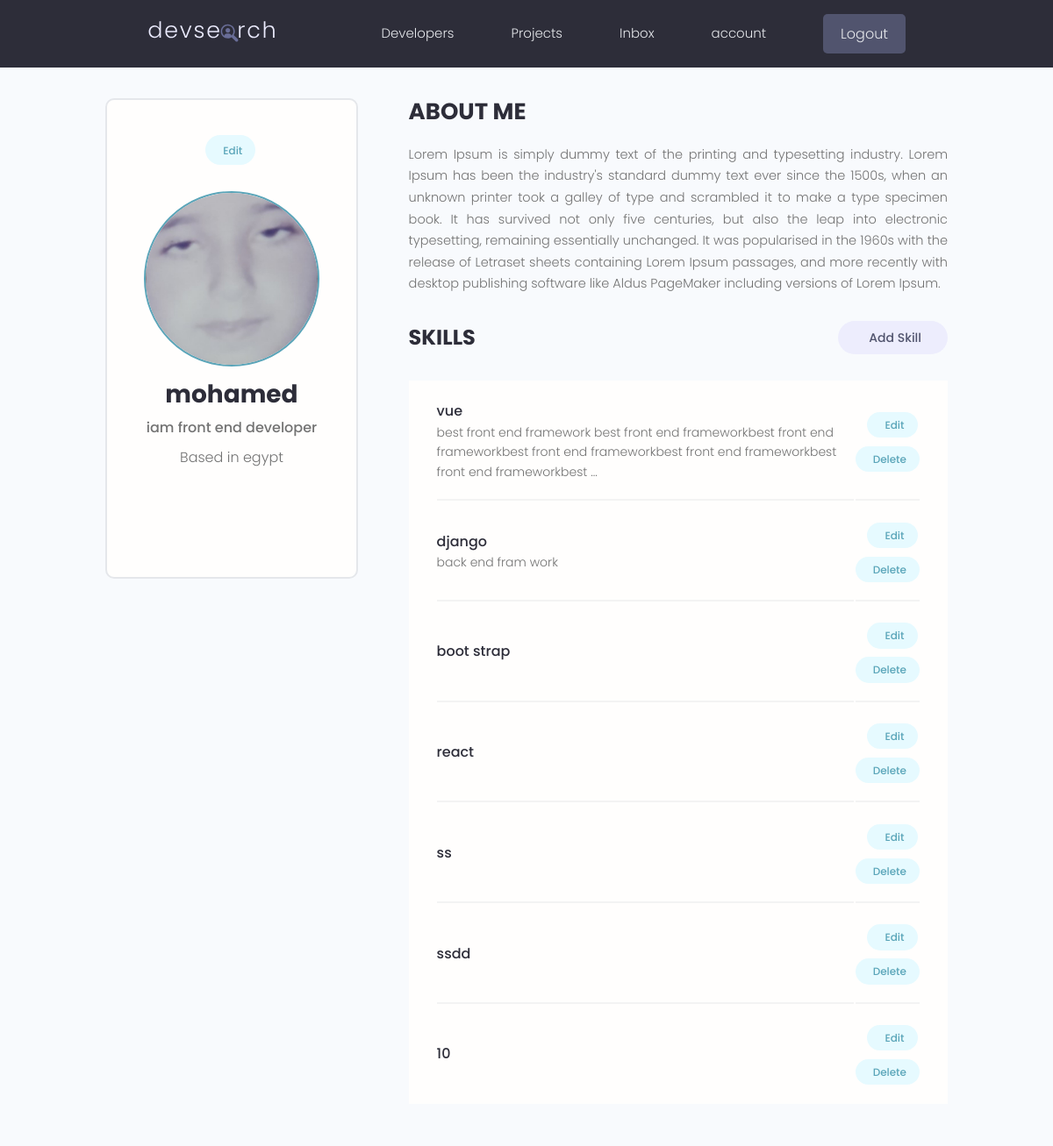
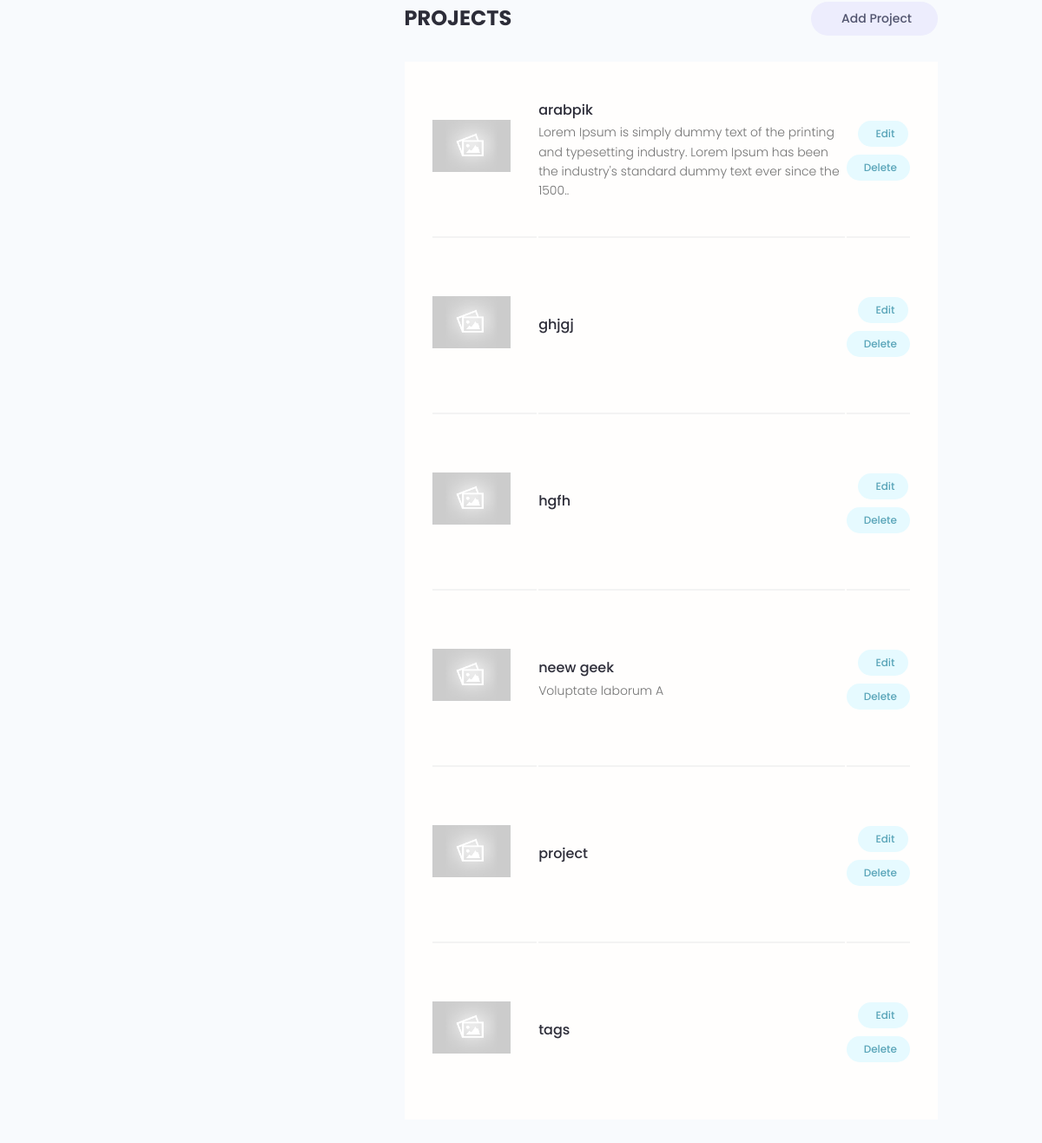
The app's page /account/ (signed in) with its own data (2 pictures, top to bottom).
### users/models.py (models this page shows, shortened)
class Profile(models.Model):
    id = models.UUIDField(default=uuid.uuid4, unique=True,
                            primary_key=True, editable=False)
    user = models.OneToOneField(
        User, null=True, blank=True, on_delete=models.CASCADE, related_name='user')
    name = models.CharField(max_length=200, null=True, blank=True)
    user_name = models.CharField(max_length=200, null=True, blank=True)
    email = models.EmailField(null=True, blank=True)
    headline = models.CharField(max_length=800, null=True, blank=True)
    bio = models.TextField(null=True, blank=True)
    location = models.CharField(max_length=200, null=True, blank=True)
    profile_image = models.ImageField(
        null=True, blank=True, upload_to="profiles/", default="profiles/user-default.png")
    social_github = models.URLField(max_length=200, null=True, blank=True)
    social_twitter = models.URLField(max_length=200, null=True, blank=True)
    social_linkedin = models.URLField(max_length=200, null=True, blank=True)
    social_youtube = models.URLField(max_length=200, null=True, blank=True)
    social_website = models.URLField(max_length=200, null=True, blank=True)
    reviews = models.ManyToManyField(User, blank=True, related_name='reviews')
    reviews_counter = models.IntegerField(default=0, null=True, blank=True)
    created = models.DateTimeField(auto_now_add=True)
    is_saved = True
    def __init__(self, *args, **kwargs):
        super().__init__(*args, **kwargs)
        fixImage(Profile, self, 'profile_image', 'profiles/user-default.png')
    class Meta:
        ordering = ["-reviews_counter"]

class Skill(models.Model):
    id = models.UUIDField(default=uuid.uuid4, unique=True,
                            primary_key=True, editable=False)
    owner = models.ForeignKey(Profile, on_delete=models.CASCADE)
    name = models.CharField(max_length=200, null=True, blank=True)
    description = models.TextField(null=True, blank=True)
    created = models.DateTimeField(auto_now_add=True)

### projects/models.py (models this page shows, shortened)
class Project(models.Model):
    id = models.UUIDField(default=uuid.uuid4, unique=True, primary_key=True, editable=False)
    owner = models.ForeignKey(Profile, null=True, blank=True, on_delete=models.SET_NULL)
    title = models.CharField(max_length=2000)
    description = models.TextField(null=True, blank=True)
    image = models.ImageField(null=True, blank=True, default="default.jpg")
    tags = models.ManyToManyField('Tag', blank=True)
    demo_link = models.URLField(max_length=2000, null=True, blank=True)
    source_link = models.URLField(max_length=2000, null=True, blank=True)
    vote_total = models.IntegerField(default=0, null=True, blank=True)
    vote_ratio = models.IntegerField(default=0, null=True, blank=True)
    created = models.DateTimeField(auto_now_add=True)
    def __init__(self, *args, **kwargs):
        super().__init__(*args, **kwargs)
        fixImage(Project, self, 'image', 'default.jpg')
    class Meta:
        ordering = ["-vote_ratio", "-vote_total", "title"]

### users/views.py (the view)
# urls.py: path('account/', views.userAccount, name="account"),
@login_required
def userAccount(request):
    profile = Profile.objects.get(user_name=request.user.username)
    skills = profile.skill_set.all()
    projects = profile.project_set.all()
    context = {
        "profile": profile,
        "skills": skills,
        "projects": projects
    }
    return render(request, "users/account.html", context)

### utils/fixImage.py (called while the page is built)
def fixImage(parent, self, name, path):
    if not getattr(self, name):
        image = {
            name: path
        }
        parent.objects.filter(id=self.id).update(**image)
        setattr(self, name, {
            'url': f'/media/{path}'
        })

### users/templates/users/account.html (shortened to what this page needs)
{% extends 'main.html' %}
{% block content %}
<main class="settingsPage profile my-md">
    <div class="container">
        <div class="layout">
            <div class="column column--1of3">
                <div class="card text-center">
                    <div class="card__body dev">
                        <a class="tag tag--pill tag--main settings__btn" href="{% url 'edit-account' %}"> Edit</a>
                        <img class="avatar avatar--xl dev__avatar"
                            src="{{profile.profile_image.url}}" />
                        <h2 class="dev__name">{{profile.name}}</h2>
                        <p class="dev__title">
                            {{profile.headline}}
                        </p>
                        <p class="dev__location">Based in {{profile.location}}</p>
                        <ul class="dev__social">
                        </ul>
                    </div>
                </div>
            </div>
            <div class="column column--2of3">
                <div class="devInfo">
                    <h3 class="devInfo__title">About Me</h3>
                    <p class="devInfo__about">
                        {{profile.bio}}
                    </p>
                </div>
                <div class="settings">
                    <h3 class="settings__title">Skills</h3>
                    <a class="tag tag--pill tag--sub settings__btn tag--lg" href="{% url 'create-skill' %}"> Add
                        Skill</a>
                </div>
                <table class="settings__table">
                    {% for skill in skills %}
                    <tr>
                        <td class="settings__tableInfo">
                            <h4>{{skill.name}}</h4>
                            <p>
                                {% if skill.description|length > 150 %}
                                    {{skill.description|slice:"150"}}...
                                {% else %}
                                    {{skill.description}}
                                {% endif %}
                            </p>
                        </td>
                        <td class="settings__tableActions">
                            <a class="tag tag--pill tag--main settings__btn" href="{% url 'edit-skill' skill.id %}">
                                Edit</a>
                            <a class="tag tag--pill tag--main settings__btn" href="{% url 'delete-skill' skill.id %}"> Delete</a>
                        </td>
                    </tr>
                    {% endfor %}
                </table>
                <div class="settings">
                    <h3 class="settings__title">Projects</h3>
                    <a class="tag tag--pill tag--sub settings__btn tag--lg" href="{% url 'create-project' %}"> Add
                        Project</a>
                </div>
                <table class="settings__table">
                    {% for project in projects %}
                    <tr>
                        <td class="settings__thumbnail">
                            <a href="{% url 'project' project.id %}"><img src="{{project.image.url}}" alt="Project Thumbnail" /></a>
                        </td>
                        <td class="settings__tableInfo">
                            <a href="{% url 'project' project.id %}">{{project.title}}</a>
                            <p>
                                {% if project.description|length > 150 %}
                                    {{project.description|slice:"150"}}..
                                {% else %}
                                    {{project.description}}
                                {% endif %}
                            </p>
                        </td>
                        <td class="settings__tableActions">
                            <a class="tag tag--pill tag--main settings__btn" href="{% url 'update-project' project.id %}">
                                Edit</a>
                            <a class="tag tag--pill tag--main settings__btn" href="{% url 'delete-project' project.id %}"> Delete</a>
                        </td>
                    </tr>
                    {% endfor %}
                </table>
            </div>
        </div>
    </div>
</main>
{% endblock %}

### static/styles/app.css (style rules this page uses)
:root { --color-sub: #2d2d39; }
.card { border: 2px solid var(--color-light); }
img { width: 100%; }
.profile .card > .dev { padding: 4rem; }
.dev__avatar { display: block; margin: auto; }
.dev__name { color: var(--color-sub); font-size: 2.8rem; font-weight: 700; margin-top: 1rem; margin-bottom: 0.5rem; }
.dev__title { font-size: 1.6rem; font-weight: 500; line-height: 1.3; }
.dev__location { margin-top: 1rem; }
.dev__social { margin: 3rem 0; list-style: none; display: flex; justify-content: center; gap: 1.5rem; }
.devInfo { margin-bottom: 3rem; }
.devInfo__title, .devInfo__subtitle { font-size: 2.6rem; color: var(--color-sub); text-transform: uppercase; font-weight: 700; margin-bottom: 1.5rem; }
.devInfo__about, .devSkill__info { font-size: 1.45rem; line-height: 1.7; text-align: justify; }
.settingsPage .dev > .settings__btn { display: inline-block; margin-bottom: 3rem; }
.settings { display: flex; justify-content: space-between; align-items: center; }
.settings__title { font-size: 2.4rem; text-transform: uppercase; font-weight: 700; color: var(--color-sub); }
.settings__table { margin-top: 3rem; margin-bottom: 5rem; padding: 0 3rem; background: var(--color-white); }
.settings__table tr { width: 100%; }
.settings__table tr > td { padding: 2rem 0; }
.settings__table tr:not(:last-child) td { border-bottom: 2px solid var(--color-white-light); }
.settings__thumbnail { width: 23%; min-width: 10rem; }
.settings__thumbnail img { padding-right: 3rem; height: 15rem; object-fit: contain; }
.settings__tableInfo { width: 100%; }
.settings__tableInfo h4, .settings__tableInfo a { padding-right: 1rem; width: auto; font-size: 1.6rem; font-weight: 500; color: var(--color-sub); }
.settings__tableInfo p { font-size: 1.4rem; }
.settings__tableActions { text-align: right; }

### static/uikit/styles/modules/_variables.css (style rules this page uses)
:root { --color-main: #5aa5b9; --color-main-light: #e6faff; --color-sub: #3f4156; --color-sub-light: #51546e; --color-sub-lighter: #ededfd; --color-text: #737373; --color-gray: #8b8b8b; --color-light: #e5e7eb; --color-light-gray: #767676; --color-bg: #f8fafd; --color-white: #fffefd; --color-white-light: #f3f3f3; --color-success: #359e64; --color-success-bg: #def8e8; --color-error: #fc4b0b; --color-error-bg: #fff2ee; --font-base: 'Poppins', arial, helvetica, 'Segoe UI', roboto, ubuntu, sans-serif; --font-monospace: 'Fira Code', 'Courier New', courier, monospace; --font-regular: 300; --font-medium: 500; --font-bold: 700; --generic-shadow: 1px 1px 5px #00000010; --generic-transition: all 0.3s ease-in-out; }

### static/uikit/styles/modules/_base.css (style rules this page uses)
* { margin: 0; padding: 0; box-sizing: border-box; text-rendering: optimizeLegibility; color: inherit; font-size: inherit; }
html { font-size: 50%; }
@media only screen and (min-width: 480px) { html { font-size: 56.25%; } }
@media only screen and (min-width: 1200px) { html { font-size: 62.5%; } }
body { line-height: 1.6; font-weight: 400; font-size: 1.5rem; color: var(--color-text); background-color: var(--color-bg); min-height: 100vh; }

### static/uikit/styles/modules/_typography.css (style rules this page uses)
* { font-family: var(--font-base); }
h2 { font-size: 3.6rem; font-weight: var(--font-bold); }
h3 { font-size: 3.2rem; font-weight: var(--font-medium); }
h4 { font-size: 2.8rem; font-weight: var(--font-medium); }
p, span, strong { font-size: 1.6rem; color: var(--color-text); font-weight: var(--font-regular); }
a { padding-bottom: 2px; text-decoration: none; display: inline-block; color: var(--color-main); font-weight: var(--font-medium); }

### static/uikit/styles/modules/_utilities.css (style rules this page uses)
.container { width: 92%; max-width: 165rem; margin: 0 auto; box-sizing: border-box; }
@media screen and (min-width: 1000px) { .container { width: 90%; } }
@media screen and (min-width: 1200px) { .container { width: 80%; } }
.text-center { text-align: center; }
.my-md { margin: 3rem auto; }

### static/uikit/styles/modules/_avatar.css (style rules this page uses)
.avatar { border-radius: 50%; border: 2px solid var(--color-main); object-fit: cover; }
.avatar--xl { height: 20rem; width: 20rem; }

### static/uikit/styles/modules/_card.css (style rules this page uses)
.card { border-radius: 1rem; background-color: var(--color-white); border: 1.5px solid var(--color-light); width: auto; height: auto; margin-top: 0.5rem; margin-bottom: 0.5rem; overflow: hidden; }
.card__body, .card__header { padding: 2rem 2.5rem; }

### static/uikit/styles/modules/_layout.css (style rules this page uses)
.layout { display: flex; flex-flow: row wrap; justify-content: space-between; }
.layout > .column { margin-bottom: 3rem; }
.layout > .column.column--1of3 { flex-basis: 30%; }
.layout > .column.column--2of3 { flex-basis: 64%; }

### records on screen
Profile: profile_image (picture), name "mohamed", headline "iam front end developer", location "egypt", bio "Lorem Ipsum is simply dummy text of the printing and typesetting industry. Lorem Ipsum has been the industry's standard dummy text ever since the 1500s, when an unknown printer took a galley of type and scrambled it to make a type specimen book. It has survived not only five centuries, but also the leap into electronic typesetting, remaining essentially unchanged. It was popularised in the 1960s with the release of Letraset sheets containing Lorem Ipsum passages, and more recently with desktop publishing software like Aldus PageMaker including versions of Lorem Ipsum."
Skill: name "vue", description "best front end framework best front end frameworkbest front end frameworkbest front end frameworkbest front end frameworkbest front end frameworkbest"
Skill: name "django", description "back end fram work"
Skill: name "boot strap"
Skill: name "react"
Skill: name "ss"
Skill: name "ssdd"
Skill: name "10"
Project: image (placeholder picture), title "arabpik", description "Lorem Ipsum is simply dummy text of the printing and typesetting industry. Lorem Ipsum has been the industry's standard dummy text ever since the 1500"
Project: image (placeholder picture), title "ghjgj"
Project: image (placeholder picture), title "hgfh"
Project: title "neew geek", description "Voluptate laborum A"
Project: image (placeholder picture), title "project"
Project: image (placeholder picture), title "tags"
